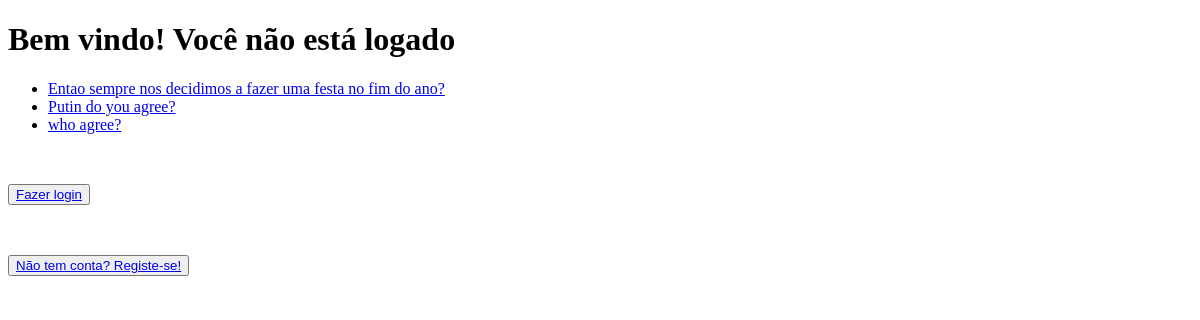
/votacao/, run on an earlier commit of the app's database.
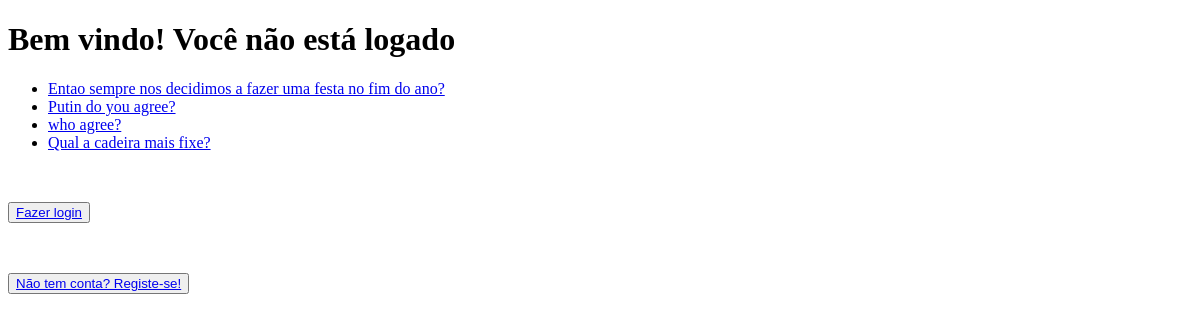
And on a later commit of the database.
### votacao/models.py (models this page shows, shortened)
class Questao(models.Model):
    questao_texto = models.CharField(max_length=200)
    pub_data = models.DateTimeField('data de publicacao')

### votacao/views.py (the view)
# urls.py: path("", views.index, name="index"),
def index(request):
    latest_question_list = Questao.objects.all() #vai buscar todos os objetos
    return render(request, 'votacao/index.html', {'latest_question_list': latest_question_list,
                                                  'fruta': 'banana'})

### votacao/templates/votacao/index.html (shortened to what this page needs)
<!DOCTYPE html>
<html lang="en">
<head>
</head>
<body>
    {% if request.user.is_authenticated and request.user.is_superuser %}
    <h1>Olá admin {{request.user.username}}</h1>
    {% elif request.user.is_authenticated %}
    <h1>Olá {{request.user.username}}</h1>
    {% else %}
    <h1>Bem vindo! Você não está logado</h1>
    {% endif %}
    {% if latest_question_list %}
        <ul>
        {% for questao in latest_question_list %}
            <li>
                <a href="{% url 'votacao:detalhe' questao.id %}"> {{questao.questao_texto}}</a>
            </li>
        {% endfor %}
        </ul>
    {% else %}
        <p>Nao ha questoes disponiveis.</p>
    {% endif %}
    <br>
    {% if not request.user.is_authenticated %}
    <p> <button> <a href="{% url 'votacao:login_view' %}"> Fazer login</a></button></p>
    <br>
    <p> <button> <a href="{% url 'votacao:form_register' %}"> Não tem conta? Registe-se!</a></button></p>
    {% endif %}
</body>
</html>

What changed in the data, as far as the page shows it:
added Questao: questao_texto "Qual a cadeira mais fixe?"
